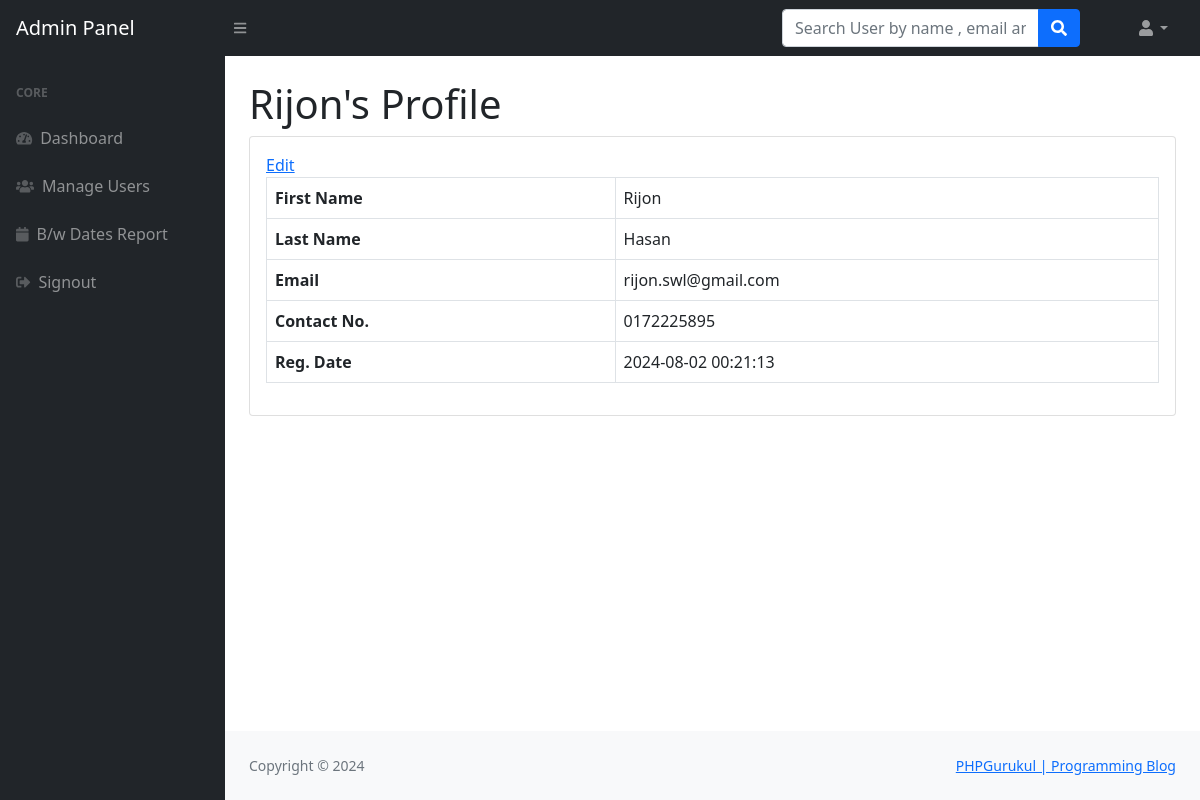
The page /admin/user-profile.php?uid=3 (signed in) on the database its author committed.
### tables this page shows
CREATE TABLE IF NOT EXISTS `users` (
  `id` int(11) NOT NULL AUTO_INCREMENT,
  `fname` varchar(255) DEFAULT NULL,
  `lname` varchar(255) DEFAULT NULL,
  `email` varchar(255) DEFAULT NULL,
  `password` varchar(300) DEFAULT NULL,
  `contactno` varchar(11) DEFAULT NULL,
  `posting_date` timestamp NOT NULL DEFAULT CURRENT_TIMESTAMP,
  PRIMARY KEY (`id`)
);

### admin/user-profile.php (the view, shortened to what this page needs)
<?php session_start();
include_once('../includes/config.php');
if (strlen($_SESSION['adminid']==0)) {
  header('location:logout.php');
  } else{
?>
<!DOCTYPE html>
<html lang="en">
    <head>
        <link href="https://cdn.jsdelivr.net/npm/simple-datatables@latest/dist/style.css" rel="stylesheet" />
        <link href="../css/styles.css" rel="stylesheet" />
    </head>
    <body class="sb-nav-fixed">
      <?php include_once('includes/navbar.php');?>
        <div id="layoutSidenav">
          <?php include_once('includes/sidebar.php');?>
            <div id="layoutSidenav_content">
                <main>
                    <div class="container-fluid px-4">
<?php
$userid=$_GET['uid'];
$query=mysqli_query($con,"select * from users where id='$userid'");
while($result=mysqli_fetch_array($query))
{?>
                        <h1 class="mt-4"><?php echo $result['fname'];?>'s Profile</h1>
                        <div class="card mb-4">
                            <div class="card-body">
                                <a href="edit-profile.php?uid=<?php echo $result['id'];?>">Edit</a>
                                <table class="table table-bordered">
                                   <tr>
                                    <th>First Name</th>
                                       <td><?php echo $result['fname'];?></td>
                                   </tr>
                                   <tr>
                                       <th>Last Name</th>
                                       <td><?php echo $result['lname'];?></td>
                                   </tr>
                                   <tr>
                                       <th>Email</th>
                                       <td colspan="3"><?php echo $result['email'];?></td>
                                   </tr>
                                     <tr>
                                       <th>Contact No.</th>
                                       <td colspan="3"><?php echo $result['contactno'];?></td>
                                   </tr>
                                        <tr>
                                       <th>Reg. Date</th>
                                       <td colspan="3"><?php echo $result['posting_date'];?></td>
                                   </tr>
                                </table>
                            </div>
                        </div>
<?php } ?>
                    </div>
                </main>
          <?php include('../includes/footer.php');?>
    </body>
</html>
<?php } ?>

### rows shown on the page
users: fname "Rijon", lname "Hasan", email "rijon.swl@gmail.com", contactno "0172225895", posting_date "2024-08-02 00:21:13"
